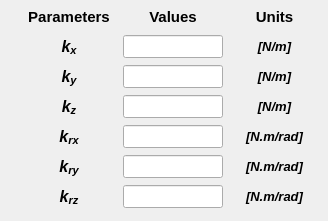
       <widget class="QWidget" name="tab_spring">
        <attribute name="title">
         <string>Spring</string>
        </attribute>
        <widget class="QWidget" name="gridLayoutWidget_6">
         <property name="geometry">
          <rect>
           <x>24</x>
           <y>2</y>
           <width>295</width>
           <height>210</height>
          </rect>
         </property>
         <layout class="QGridLayout" name="gridLayout_6">
          <property name="leftMargin">
           <number>0</number>
          </property>
          <property name="topMargin">
           <number>3</number>
          </property>
          <property name="bottomMargin">
           <number>4</number>
          </property>
          <property name="horizontalSpacing">
           <number>9</number>
          </property>
          <property name="verticalSpacing">
           <number>7</number>
          </property>
          <item row="2" column="0">
           <widget class="QLabel" name="label_64">
            <property name="enabled">
             <bool>true</bool>
            </property>
            <property name="minimumSize">
             <size>
              <width>90</width>
              <height>23</height>
             </size>
            </property>
            <property name="maximumSize">
             <size>
              <width>90</width>
              <height>23</height>
             </size>
            </property>
            <property name="font">
             <font>
              <family>Arial</family>
              <pointsize>11</pointsize>
              <weight>75</weight>
              <italic>true</italic>
              <bold>true</bold>
             </font>
            </property>
            <property name="mouseTracking">
             <bool>true</bool>
            </property>
            <property name="text">
             <string>&lt;html&gt;&lt;head/&gt;&lt;body&gt;&lt;p align=&quot;center&quot;&gt;&lt;span style=&quot; font-size:12pt;&quot;&gt;k&lt;/span&gt;&lt;span style=&quot; font-size:12pt; vertical-align:sub;&quot;&gt;y&lt;/span&gt;&lt;/p&gt;&lt;/body&gt;&lt;/html&gt;</string>
            </property>
            <property name="alignment">
             <set>Qt::AlignCenter</set>
            </property>
           </widget>
          </item>
          <item row="5" column="1">
           <widget class="QLineEdit" name="lineEdit_Kry">
            <property name="enabled">
             <bool>true</bool>
            </property>
            <property name="minimumSize">
             <size>
              <width>100</width>
              <height>23</height>
             </size>
            </property>
            <property name="maximumSize">
             <size>
              <width>100</width>
              <height>23</height>
             </size>
            </property>
            <property name="font">
             <font>
              <family>Arial</family>
              <pointsize>11</pointsize>
              <weight>75</weight>
              <italic>true</italic>
              <bold>true</bold>
             </font>
            </property>
            <property name="styleSheet">
             <string notr="true">color: rgb(255, 0, 0);</string>
            </property>
            <property name="alignment">
             <set>Qt::AlignCenter</set>
            </property>
           </widget>
          </item>
          <item row="6" column="1">
           <widget class="QLineEdit" name="lineEdit_Krz">
            <property name="enabled">
             <bool>true</bool>
            </property>
            <property name="minimumSize">
             <size>
              <width>100</width>
              <height>23</height>
             </size>
            </property>
            <property name="maximumSize">
             <size>
              <width>100</width>
              <height>23</height>
             </size>
            </property>
            <property name="font">
             <font>
              <family>Arial</family>
              <pointsize>11</pointsize>
              <weight>75</weight>
              <italic>true</italic>
              <bold>true</bold>
             </font>
            </property>
            <property name="styleSheet">
             <string notr="true">color: rgb(255, 0, 0);</string>
            </property>
            <property name="alignment">
             <set>Qt::AlignCenter</set>
            </property>
           </widget>
          </item>
          <item row="3" column="0">
           <widget class="QLabel" name="label_81">
            <property name="enabled">
             <bool>true</bool>
            </property>
            <property name="minimumSize">
             <size>
              <width>90</width>
              <height>23</height>
             </size>
            </property>
            <property name="maximumSize">
             <size>
              <width>90</width>
              <height>23</height>
             </size>
            </property>
            <property name="font">
             <font>
              <family>Arial</family>
              <pointsize>11</pointsize>
              <weight>75</weight>
              <italic>true</italic>
              <bold>true</bold>
             </font>
            </property>
            <property name="mouseTracking">
             <bool>true</bool>
            </property>
            <property name="text">
             <string>&lt;html&gt;&lt;head/&gt;&lt;body&gt;&lt;p align=&quot;center&quot;&gt;&lt;span style=&quot; font-size:12pt;&quot;&gt;k&lt;/span&gt;&lt;span style=&quot; font-size:12pt; vertical-align:sub;&quot;&gt;z&lt;/span&gt;&lt;/p&gt;&lt;/body&gt;&lt;/html&gt;</string>
            </property>
            <property name="alignment">
             <set>Qt::AlignCenter</set>
            </property>
           </widget>
          </item>
          <item row="2" column="1">
           <widget class="QLineEdit" name="lineEdit_Ky">
            <property name="enabled">
             <bool>true</bool>
            </property>
            <property name="minimumSize">
             <size>
              <width>100</width>
              <height>23</height>
             </size>
            </property>
            <property name="maximumSize">
             <size>
              <width>100</width>
              <height>23</height>
             </size>
            </property>
            <property name="font">
             <font>
              <family>Arial</family>
              <pointsize>11</pointsize>
              <weight>75</weight>
              <italic>true</italic>
              <bold>true</bold>
             </font>
            </property>
            <property name="styleSheet">
             <string notr="true">color: rgb(255, 0, 0);</string>
            </property>
            <property name="alignment">
             <set>Qt::AlignCenter</set>
            </property>
           </widget>
          </item>
          <item row="1" column="1">
           <widget class="QLineEdit" name="lineEdit_Kx">
            <property name="enabled">
             <bool>true</bool>
            </property>
            <property name="minimumSize">
             <size>
              <width>100</width>
              <height>23</height>
             </size>
            </property>
            <property name="maximumSize">
             <size>
              <width>100</width>
              <height>23</height>
             </size>
            </property>
            <property name="font">
             <font>
              <family>Arial</family>
              <pointsize>11</pointsize>
              <weight>75</weight>
              <italic>true</italic>
              <bold>true</bold>
             </font>
            </property>
            <property name="styleSheet">
             <string notr="true">color: rgb(255, 0, 0);</string>
            </property>
            <property name="alignment">
             <set>Qt::AlignCenter</set>
            </property>
           </widget>
          </item>
          <item row="3" column="1">
           <widget class="QLineEdit" name="lineEdit_Kz">
            <property name="enabled">
             <bool>true</bool>
            </property>
            <property name="minimumSize">
             <size>
              <width>100</width>
              <height>23</height>
             </size>
            </property>
            <property name="maximumSize">
             <size>
              <width>100</width>
              <height>23</height>
             </size>
            </property>
            <property name="font">
             <font>
              <family>Arial</family>
              <pointsize>11</pointsize>
              <weight>75</weight>
              <italic>true</italic>
              <bold>true</bold>
             </font>
            </property>
            <property name="styleSheet">
             <string notr="true">color: rgb(255, 0, 0);</string>
            </property>
            <property name="alignment">
             <set>Qt::AlignCenter</set>
            </property>
           </widget>
          </item>
          <item row="4" column="1">
           <widget class="QLineEdit" name="lineEdit_Krx">
            <property name="enabled">
             <bool>true</bool>
            </property>
            <property name="minimumSize">
             <size>
              <width>100</width>
              <height>23</height>
             </size>
            </property>
            <property name="maximumSize">
             <size>
              <width>100</width>
              <height>23</height>
             </size>
            </property>
            <property name="font">
             <font>
              <family>Arial</family>
              <pointsize>11</pointsize>
              <weight>75</weight>
              <italic>true</italic>
              <bold>true</bold>
             </font>
            </property>
            <property name="styleSheet">
             <string notr="true">color: rgb(255, 0, 0);</string>
            </property>
            <property name="alignment">
             <set>Qt::AlignCenter</set>
            </property>
           </widget>
          </item>
          <item row="4" column="0">
           <widget class="QLabel" name="label_83">
            <property name="enabled">
             <bool>true</bool>
            </property>
            <property name="minimumSize">
             <size>
              <width>90</width>
              <height>23</height>
             </size>
            </property>
            <property name="maximumSize">
             <size>
              <width>90</width>
              <height>23</height>
             </size>
            </property>
            <property name="font">
             <font>
              <family>Arial</family>
              <pointsize>11</pointsize>
              <weight>75</weight>
              <italic>true</italic>
              <bold>true</bold>
             </font>
            </property>
            <property name="text">
             <string>&lt;html&gt;&lt;head/&gt;&lt;body&gt;&lt;p align=&quot;center&quot;&gt;&lt;span style=&quot; font-size:12pt;&quot;&gt;k&lt;/span&gt;&lt;span style=&quot; font-size:12pt; vertical-align:sub;&quot;&gt;rx&lt;/span&gt;&lt;/p&gt;&lt;/body&gt;&lt;/html&gt;</string>
            </property>
            <property name="alignment">
             <set>Qt::AlignCenter</set>
            </property>
           </widget>
          </item>
          <item row="0" column="2">
           <widget class="QLabel" name="label_6">
            <property name="minimumSize">
             <size>
              <width>85</width>
              <height>23</height>
             </size>
            </property>
            <property name="maximumSize">
             <size>
              <width>85</width>
              <height>23</height>
             </size>
            </property>
            <property name="font">
             <font>
              <family>Arial</family>
              <pointsize>11</pointsize>
              <weight>75</weight>
              <italic>false</italic>
              <bold>true</bold>
             </font>
            </property>
            <property name="text">
             <string>Units</string>
            </property>
            <property name="alignment">
             <set>Qt::AlignCenter</set>
            </property>
           </widget>
          </item>
          <item row="1" column="2">
           <widget class="QLabel" name="label_14">
            <property name="minimumSize">
             <size>
              <width>85</width>
              <height>23</height>
             </size>
            </property>
            <property name="maximumSize">
             <size>
              <width>85</width>
              <height>23</height>
             </size>
            </property>
            <property name="font">
             <font>
              <family>Arial</family>
              <pointsize>10</pointsize>
              <weight>75</weight>
              <italic>true</italic>
              <bold>true</bold>
             </font>
            </property>
            <property name="text">
             <string>[N/m]</string>
            </property>
            <property name="alignment">
             <set>Qt::AlignCenter</set>
            </property>
           </widget>
          </item>
          <item row="0" column="1">
           <widget class="QLabel" name="label_88">
            <property name="enabled">
             <bool>true</bool>
            </property>
            <property name="minimumSize">
             <size>
              <width>100</width>
              <height>23</height>
             </size>
            </property>
            <property name="maximumSize">
             <size>
              <width>100</width>
              <height>23</height>
             </size>
            </property>
            <property name="font">
             <font>
              <family>Arial</family>
              <pointsize>11</pointsize>
              <weight>75</weight>
              <italic>false</italic>
              <bold>true</bold>
             </font>
            </property>
            <property name="frameShape">
             <enum>QFrame::NoFrame</enum>
            </property>
            <property name="frameShadow">
             <enum>QFrame::Plain</enum>
            </property>
            <property name="text">
             <string>Values</string>
            </property>
            <property name="alignment">
             <set>Qt::AlignCenter</set>
            </property>
           </widget>
          </item>
          <item row="1" column="0">
           <widget class="QLabel" name="label_89">
            <property name="enabled">
             <bool>true</bool>
            </property>
            <property name="minimumSize">
             <size>
              <width>90</width>
              <height>23</height>
             </size>
            </property>
            <property name="maximumSize">
             <size>
              <width>90</width>
              <height>23</height>
             </size>
            </property>
            <property name="font">
             <font>
              <family>Arial</family>
              <pointsize>11</pointsize>
              <weight>75</weight>
              <italic>true</italic>
              <bold>true</bold>
             </font>
            </property>
            <property name="mouseTracking">
             <bool>true</bool>
            </property>
            <property name="text">
             <string>&lt;html&gt;&lt;head/&gt;&lt;body&gt;&lt;p align=&quot;center&quot;&gt;&lt;span style=&quot; font-size:12pt;&quot;&gt;k&lt;/span&gt;&lt;span style=&quot; font-size:12pt; vertical-align:sub;&quot;&gt;x&lt;/span&gt;&lt;/p&gt;&lt;/body&gt;&lt;/html&gt;</string>
            </property>
            <property name="alignment">
             <set>Qt::AlignCenter</set>
            </property>
           </widget>
          </item>
          <item row="0" column="0">
           <widget class="QLabel" name="label_4">
            <property name="minimumSize">
             <size>
              <width>90</width>
              <height>23</height>
             </size>
            </property>
            <property name="maximumSize">
             <size>
              <width>90</width>
              <height>23</height>
             </size>
            </property>
            <property name="font">
             <font>
              <family>Arial</family>
              <pointsize>11</pointsize>
              <weight>75</weight>
              <italic>false</italic>
              <bold>true</bold>
             </font>
            </property>
            <property name="text">
             <string>Parameters</string>
            </property>
            <property name="alignment">
             <set>Qt::AlignCenter</set>
            </property>
           </widget>
          </item>
          <item row="2" column="2">
           <widget class="QLabel" name="label_15">
            <property name="minimumSize">
             <size>
              <width>85</width>
              <height>23</height>
             </size>
            </property>
            <property name="maximumSize">
             <size>
              <width>85</width>
              <height>23</height>
             </size>
            </property>
            <property name="font">
             <font>
              <family>Arial</family>
              <pointsize>10</pointsize>
              <weight>75</weight>
              <italic>true</italic>
              <bold>true</bold>
             </font>
            </property>
            <property name="text">
             <string>[N/m]</string>
            </property>
            <property name="alignment">
             <set>Qt::AlignCenter</set>
            </property>
           </widget>
          </item>
          <item row="3" column="2">
           <widget class="QLabel" name="label_84">
            <property name="minimumSize">
             <size>
              <width>85</width>
              <height>23</height>
             </size>
            </property>
            <property name="maximumSize">
             <size>
              <width>85</width>
              <height>23</height>
             </size>
            </property>
            <property name="font">
             <font>
              <family>Arial</family>
              <pointsize>10</pointsize>
              <weight>75</weight>
              <italic>true</italic>
              <bold>true</bold>
             </font>
            </property>
            <property name="text">
             <string>[N/m]</string>
            </property>
            <property name="alignment">
             <set>Qt::AlignCenter</set>
            </property>
           </widget>
          </item>
          <item row="4" column="2">
           <widget class="QLabel" name="label_87">
            <property name="minimumSize">
             <size>
              <width>85</width>
              <height>23</height>
             </size>
            </property>
            <property name="maximumSize">
             <size>
              <width>85</width>
              <height>23</height>
             </size>
            </property>
            <property name="font">
             <font>
              <family>Arial</family>
              <pointsize>10</pointsize>
              <weight>75</weight>
              <italic>true</italic>
              <bold>true</bold>
             </font>
            </property>
            <property name="text">
             <string>[N.m/rad]</string>
            </property>
            <property name="alignment">
             <set>Qt::AlignCenter</set>
            </property>
           </widget>
          </item>
          <item row="5" column="2">
           <widget class="QLabel" name="label_90">
            <property name="minimumSize">
             <size>
              <width>85</width>
              <height>23</height>
             </size>
            </property>
            <property name="maximumSize">
             <size>
              <width>85</width>
              <height>23</height>
             </size>
            </property>
            <property name="font">
             <font>
              <family>Arial</family>
              <pointsize>10</pointsize>
              <weight>75</weight>
              <italic>true</italic>
              <bold>true</bold>
             </font>
            </property>
            <property name="text">
             <string>[N.m/rad]</string>
            </property>
            <property name="alignment">
             <set>Qt::AlignCenter</set>
            </property>
           </widget>
          </item>
          <item row="6" column="2">
           <widget class="QLabel" name="label_91">
            <property name="minimumSize">
             <size>
              <width>85</width>
              <height>23</height>
             </size>
            </property>
            <property name="maximumSize">
             <size>
              <width>85</width>
              <height>23</height>
             </size>
            </property>
            <property name="font">
             <font>
              <family>Arial</family>
              <pointsize>10</pointsize>
              <weight>75</weight>
              <italic>true</italic>
              <bold>true</bold>
             </font>
            </property>
            <property name="text">
             <string>[N.m/rad]</string>
            </property>
            <property name="alignment">
             <set>Qt::AlignCenter</set>
            </property>
           </widget>
          </item>
          <item row="5" column="0">
           <widget class="QLabel" name="label_102">
            <property name="enabled">
             <bool>true</bool>
            </property>
            <property name="minimumSize">
             <size>
              <width>90</width>
              <height>23</height>
             </size>
            </property>
            <property name="maximumSize">
             <size>
              <width>90</width>
              <height>23</height>
             </size>
            </property>
            <property name="font">
             <font>
              <family>Arial</family>
              <pointsize>11</pointsize>
              <weight>75</weight>
              <italic>true</italic>
              <bold>true</bold>
             </font>
            </property>
            <property name="text">
             <string>&lt;html&gt;&lt;head/&gt;&lt;body&gt;&lt;p align=&quot;center&quot;&gt;&lt;span style=&quot; font-size:12pt;&quot;&gt;k&lt;/span&gt;&lt;span style=&quot; font-size:12pt; vertical-align:sub;&quot;&gt;ry&lt;/span&gt;&lt;/p&gt;&lt;/body&gt;&lt;/html&gt;</string>
            </property>
            <property name="alignment">
             <set>Qt::AlignCenter</set>
            </property>
           </widget>
          </item>
          <item row="6" column="0">
           <widget class="QLabel" name="label_104">
            <property name="enabled">
             <bool>true</bool>
            </property>
            <property name="minimumSize">
             <size>
              <width>90</width>
              <height>23</height>
             </size>
            </property>
            <property name="maximumSize">
             <size>
              <width>90</width>
              <height>23</height>
             </size>
            </property>
            <property name="font">
             <font>
              <family>Arial</family>
              <pointsize>11</pointsize>
              <weight>75</weight>
              <italic>true</italic>
              <bold>true</bold>
             </font>
            </property>
            <property name="text">
             <string>&lt;html&gt;&lt;head/&gt;&lt;body&gt;&lt;p align=&quot;center&quot;&gt;&lt;span style=&quot; font-size:12pt;&quot;&gt;k&lt;/span&gt;&lt;span style=&quot; font-size:12pt; vertical-align:sub;&quot;&gt;rz&lt;/span&gt;&lt;/p&gt;&lt;/body&gt;&lt;/html&gt;</string>
            </property>
            <property name="alignment">
             <set>Qt::AlignCenter</set>
            </property>
           </widget>
          </item>
         </layout>
        </widget>
       </widget>
